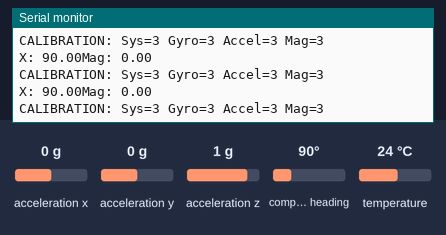
Bench run of a sketch on a simulated ESP32. On the bench: the last lines printed to the serial monitor. The test bench sets the inputs (shaded band); at power-on: compass heading 90°, acceleration x 0 g, acceleration y 0 g, acceleration z 1 g, temperature 24 °C.

Above: at 2.2 s.
2.3 s: compass heading set to 7°
At 2.35 s:
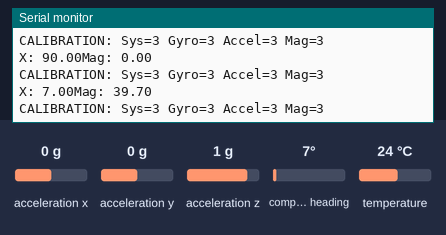
3.8 s: compass heading set to 180°
At 4.31 s:
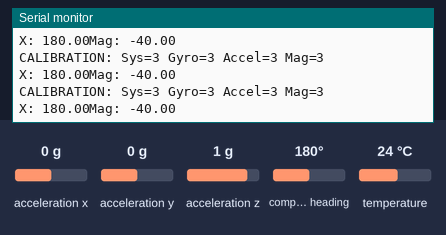
Timing chart, 0 to 6.8 s (numbered marks = the images above; inputs shaded):
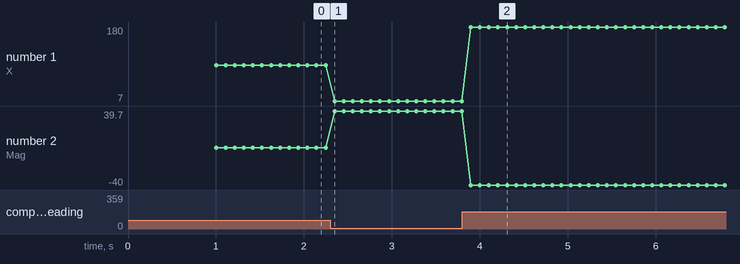

The sketch:

BNO_test.ino
```cpp
#include <Wire.h>
#include <Adafruit_Sensor.h>
#include <Adafruit_BNO055.h>
#include <utility/imumaths.h>

/* This driver reads raw data from the BNO055
   Connections
   ===========
   Connect SCL to analog 5
   Connect SDA to analog 4
   Connect VDD to 3.3V DC
   Connect GROUND to common ground
   History
   =======
   2015/MAR/03  - First release (KTOWN)
*/

/* Set the delay between fresh samples */
#define BNO055_SAMPLERATE_DELAY_MS (100)

// Check I2C device address and correct line below (by default address is 0x29 or 0x28)
//                                   id, address
Adafruit_BNO055 bno = Adafruit_BNO055(-1, 0x28);

void setup(void)
{
  Serial.begin(115200);
  Serial.println("Orientation Sensor Raw Data Test"); Serial.println("");

  /* Initialise the sensor */
  if(!bno.begin())
  {
    /* There was a problem detecting the BNO055 ... check your connections */
    Serial.print("Ooops, no BNO055 detected ... Check your wiring or I2C ADDR!");
    while(1);
  }

  delay(1000);

  /* Display the current temperature */
  int8_t temp = bno.getTemp();
  Serial.print("Current Temperature: ");
  Serial.print(temp);
  Serial.println(" C");
  Serial.println("");

  bno.setExtCrystalUse(true);

  Serial.println("Calibration status values: 0=uncalibrated, 3=fully calibrated");
}

/**************************************************************************/
/*
    Arduino loop function, called once 'setup' is complete (your own code
    should go here)
*/
/**************************************************************************/
void loop(void)
{
  // Possible vector values can be:
  // - VECTOR_ACCELEROMETER - m/s^2
  // - VECTOR_MAGNETOMETER  - uT
  // - VECTOR_GYROSCOPE     - rad/s
  // - VECTOR_EULER         - degrees
  // - VECTOR_LINEARACCEL   - m/s^2
  // - VECTOR_GRAVITY       - m/s^2
  imu::Vector<3> euler = bno.getVector(Adafruit_BNO055::VECTOR_EULER);
  imu::Vector<3> magn = bno.getVector(Adafruit_BNO055::VECTOR_MAGNETOMETER);
  /* Display the floating point data */
  Serial.print("X: ");
  Serial.print(euler.x());
  Serial.print ("Mag: ");
  Serial.print(magn.x());
  Serial.println("\t\t");

  /*Serial.print(" Y: ");
  Serial.print(euler.y());
  Serial.print(" Z: ");
  Serial.print(euler.z());
  Serial.println("\t\t");*/


  /*
  // Quaternion data
  imu::Quaternion quat = bno.getQuat();
  Serial.print("qW: ");
  Serial.print(quat.w(), 4);
  Serial.print(" qX: ");
  Serial.print(quat.x(), 4);
  Serial.print(" qY: ");
  Serial.print(quat.y(), 4);
  Serial.print(" qZ: ");
  Serial.print(quat.z(), 4);
  Serial.print("\t\t");
  */

  /* Display calibration status for each sensor. */
  uint8_t system, gyro, accel, mag = 0;
  bno.getCalibration(&system, &gyro, &accel, &mag);
  Serial.print("CALIBRATION: Sys=");
  Serial.print(system, DEC);
  Serial.print(" Gyro=");
  Serial.print(gyro, DEC);
  Serial.print(" Accel=");
  Serial.print(accel, DEC);
  Serial.print(" Mag=");
  Serial.println(mag, DEC);

  delay(BNO055_SAMPLERATE_DELAY_MS);
}
```

Measured:
- after the input at 2.3 s, the serial monitor: prints a new line after 0.05 s (image 1)
- after the input at 3.8 s, the serial monitor: prints a new line after 0.10 s (image 2)
- plotted number 1: 90 → 7 after the input at 2.3 s, 7 → 180 after the input at 3.8 s
- plotted number 2: 0 → 39.7 after the input at 2.3 s, 39.7 → -40 after the input at 3.8 s
